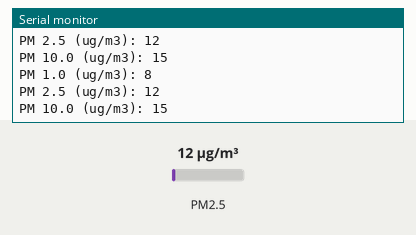
Bench run of a sketch on a simulated Arduino Uno, built with avr-gcc and run on an emulated ATmega328P. Parts: the last lines printed to the serial monitor. The inputs (shaded band) are chosen by the test bench; at power-on: PM2.5 12 µg/m³.

Above: at 2.8 s.
2.9 s: PM2.5 set to 6 µg/m³
At 3.8 s:
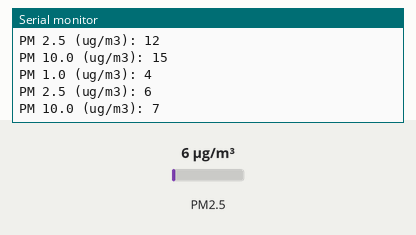
4.4 s: PM2.5 set to 75 µg/m³
At 5.8 s:
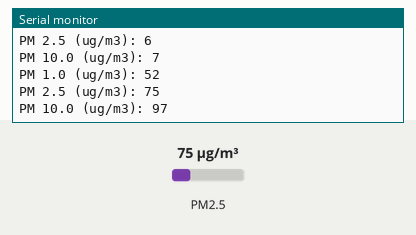
Timing chart, 0 to 7.4 s (numbered marks = the images above; inputs shaded):
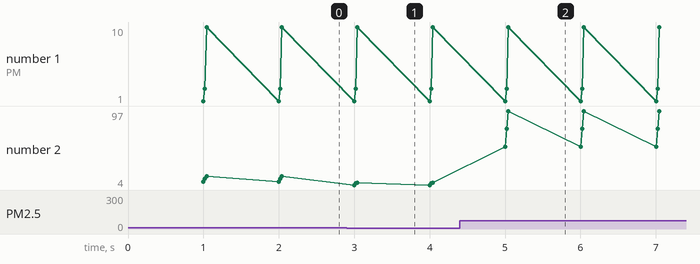

The sketch:

PMS7003.ino
```cpp
#include "PMS.h"
#include <SoftwareSerial.h>

SoftwareSerial pms_serial(2,3);

PMS pms(pms_serial);
PMS::DATA data;

void setup(){
  Serial.begin(9600);
  pms_serial.begin(9600);
}

void loop(){
  if (pms.read(data)){
    Serial.print("PM 1.0 (ug/m3): ");
    Serial.println(data.PM_AE_UG_1_0);
    Serial.print("PM 2.5 (ug/m3): ");
    Serial.println(data.PM_AE_UG_2_5);
    Serial.print("PM 10.0 (ug/m3): ");
    Serial.println(data.PM_AE_UG_10_0);
    Serial.println();
  }
}
```

Measured:
- after the input at 2.9 s, the serial monitor: prints a new line after 0.10 s (image 1)
- after the input at 4.4 s, the serial monitor: prints a new line after 0.60 s (image 2)
- plotted number 2: 15 → 7 after the input at 2.9 s, 7 → 97 after the input at 4.4 s
